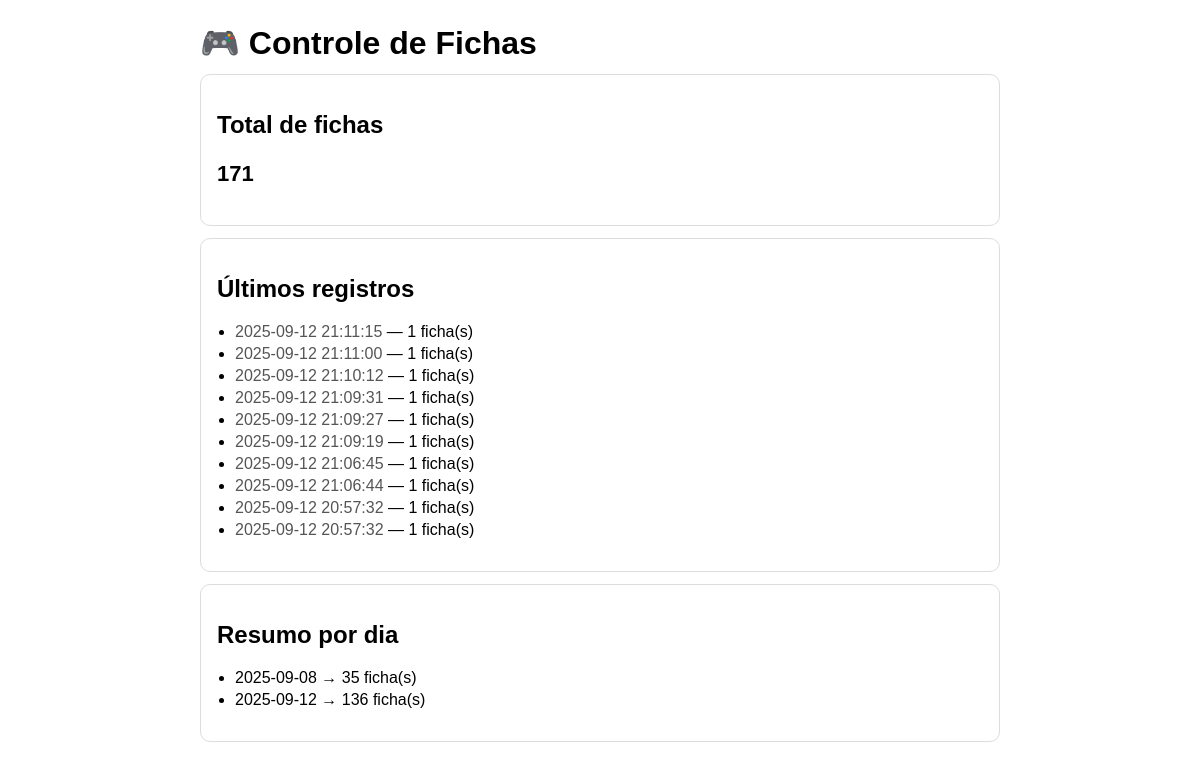
The page / on the database its author committed.
### tables this page shows
CREATE TABLE entradas (
                id INTEGER PRIMARY KEY AUTOINCREMENT,
                data_hora TEXT NOT NULL,
                quantidade INTEGER NOT NULL
            );

### app.py (the view)
@app.route("/")
def index():
    with sqlite3.connect(DB) as conn:
        c = conn.cursor()
        c.execute("SELECT COALESCE(SUM(quantidade), 0) FROM entradas")
        total = c.fetchone()[0] or 0
        c.execute("SELECT data_hora, quantidade FROM entradas ORDER BY id DESC LIMIT 10")
        ultimas = [{"data_hora": r[0], "quantidade": r[1]} for r in c.fetchall()]
        c.execute("""
            SELECT substr(data_hora,1,10) AS dia, COALESCE(SUM(quantidade), 0) AS total
            FROM entradas
            GROUP BY dia
            ORDER BY dia
        """)
        dados = [{"dia": r[0], "total": r[1]} for r in c.fetchall()]
    return render_template("index.html", total=total, ultimas=ultimas, resumo=dados)

### templates/index.html (shortened to what this page needs)
<!DOCTYPE html>
<html lang="pt-BR">
<head>
</head>
<body>
  <h1>🎮 Controle de Fichas</h1>
  <div class="card">
    <h2>Total de fichas</h2>
    <p style="font-size: 22px;"><b>{{ total }}</b></p>
  </div>
  <div class="card">
    <h2>Últimos registros</h2>
    {% if ultimas %}
      <ul>
        {% for item in ultimas %}
          <li><span class="muted">{{ item.data_hora }}</span> — {{ item.quantidade }} ficha(s)</li>
        {% endfor %}
      </ul>
    {% else %}
      <p class="muted">Ainda não há registros.</p>
    {% endif %}
  </div>
  <div class="card">
    <h2>Resumo por dia</h2>
    {% if resumo %}
      <ul>
        {% for item in resumo %}
          <li>{{ item.dia }} → {{ item.total }} ficha(s)</li>
        {% endfor %}
      </ul>
    {% else %}
      <p class="muted">Sem dados agregados ainda.</p>
    {% endif %}
  </div>
</body>
</html>

### templates/index.html (style rules this page uses)
body { font-family: Arial, sans-serif; max-width: 800px; margin: 24px auto; padding: 0 16px; }
h1 { margin-bottom: 8px; }
.card { border: 1px solid #ddd; border-radius: 10px; padding: 16px; margin: 12px 0; }
ul { padding-left: 18px; }
li { margin: 4px 0; }
.muted { color: #555; }

### rows shown on the page
entradas: data_hora "2025-09-12 21:11:15", quantidade "1"
entradas: data_hora "2025-09-12 21:11:00", quantidade "1"
entradas: data_hora "2025-09-12 21:10:12", quantidade "1"
entradas: data_hora "2025-09-12 21:09:31", quantidade "1"
entradas: data_hora "2025-09-12 21:09:27", quantidade "1"
entradas: data_hora "2025-09-12 21:09:19", quantidade "1"
entradas: data_hora "2025-09-12 21:06:45", quantidade "1"
entradas: data_hora "2025-09-12 21:06:44", quantidade "1"
entradas: data_hora "2025-09-12 20:57:32", quantidade "1"
entradas: data_hora "2025-09-12 20:57:32", quantidade "1"

### other values the page prints
{{ total }} "171"
{{ item.dia }} "2025-09-08" "2025-09-12"
{{ item.total }} "35" "136"
